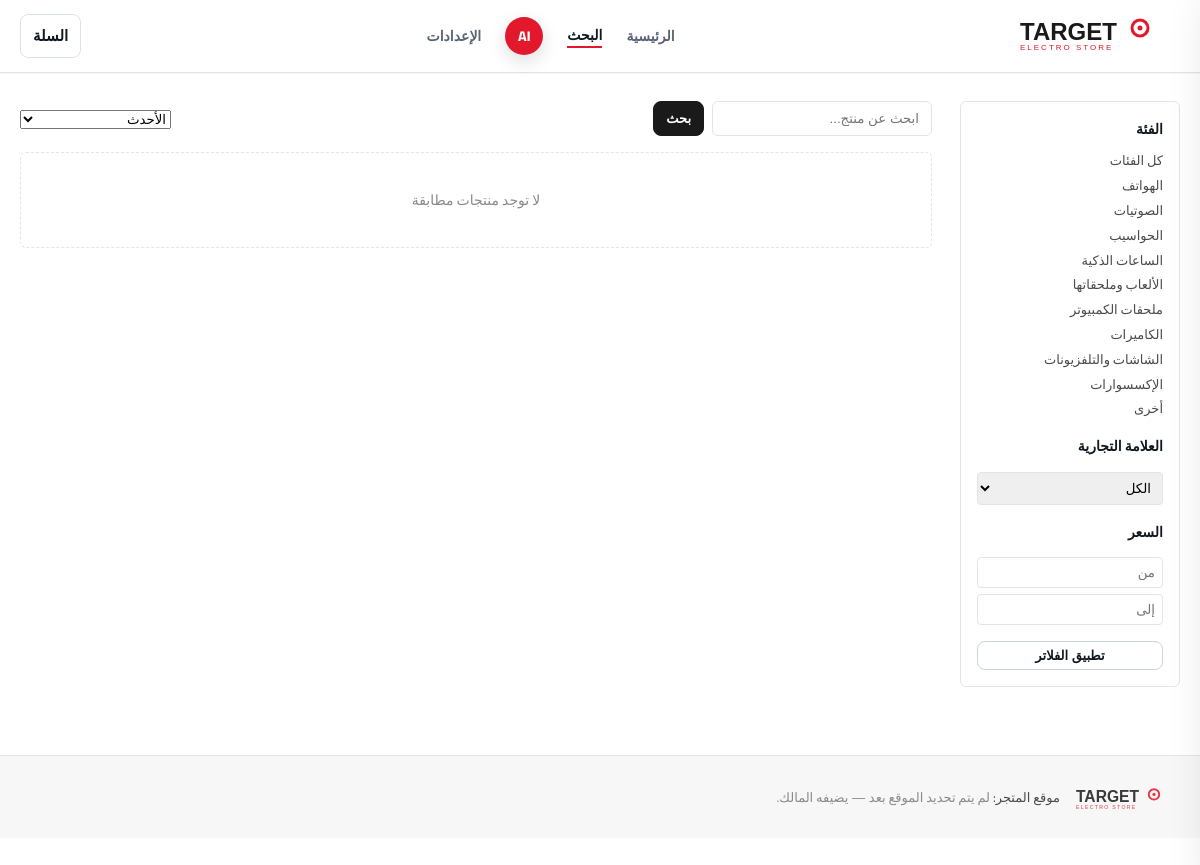
Page /products on the committed database.
### tables this page shows
CREATE TABLE category(
    id INTEGER PRIMARY KEY, name_ar TEXT NOT NULL, slug TEXT UNIQUE NOT NULL, enabled INTEGER DEFAULT 1);

### app.py (the view, shortened to what this page needs)
@app.route("/products")
def products():
    db = get_db()
    cat_slug = request.args.get("category")
    type_slug = request.args.get("type")
    brand_id = request.args.get("brand", type=int)
    min_price = request.args.get("min_price", type=int)
    max_price = request.args.get("max_price", type=int)
    sort = request.args.get("sort", "newest")
    keyword = request.args.get("q", "").strip()
    category, ptype = None, None
    sql = "SELECT product.* FROM product"
    joins = ""
    where = ["product.visible=1"]
    params = []
    if brand_id:
        where.append("product.brand_id=?")
        params.append(brand_id)
    if min_price is not None:
        where.append("product.price>=?")
        params.append(min_price)
    if max_price is not None:
        where.append("product.price<=?")
        params.append(max_price)
    if keyword:
        joins = " LEFT JOIN brand ON brand.id = product.brand_id"
        where.append("(product.name LIKE ? OR product.model LIKE ? OR brand.name LIKE ?)")
        like = f"%{keyword}%"
        params += [like, like, like]
    sql += joins + " WHERE " + " AND ".join(where)
    if sort == "price_asc":
        sql += " ORDER BY product.price ASC"
    elif sort == "price_desc":
        sql += " ORDER BY product.price DESC"
    else:
        sql += " ORDER BY product.created_at DESC"
    rows = db.execute(sql, params).fetchall()
    results = hydrate_products(db, rows)
    brands = [Brand(r) for r in db.execute("SELECT * FROM brand WHERE enabled=1 ORDER BY name").fetchall()]
    categories = all_categories(db, enabled_only=True)
    types = [ProductType(r) for r in db.execute(
        "SELECT * FROM product_type WHERE category_id=?", (category.id,)).fetchall()] if category else []
    return render_template("products.html", products=results, categories=categories,
                            brands=brands, types=types, category=category, ptype=ptype,
                            keyword=keyword, sort=sort)

### app.py (called while the page is built)
def get_db():
    if "db" not in g:
        g.db = sqlite3.connect(DB_PATH)
        g.db.row_factory = sqlite3.Row
        g.db.execute("PRAGMA foreign_keys = ON")
    return g.db

def hydrate_products(db, rows):
    return [hydrate_product(db, r) for r in rows]

def all_categories(db, enabled_only=True):
    q = "SELECT * FROM category" + (" WHERE enabled=1" if enabled_only else "")
    cats = [Category(r) for r in db.execute(q).fetchall()]
    for c in cats:
        c.product_types = [ProductType(r) for r in
                            db.execute("SELECT * FROM product_type WHERE category_id=?", (c.id,)).fetchall()]
    return cats

### templates/products.html (shortened to what this page needs)
{% extends "base.html" %}
{% block content %}
<div class="container">
  <div class="listing">
    <aside class="filters">
      <h4>الفئة</h4>
      <div class="fgroup">
        <label><a href="{{ url_for('products') }}">كل الفئات</a></label>
        {% for c in categories %}
          <label>
            <a href="{{ url_for('products', category=c.slug) }}" style="{{ 'font-weight:800;color:#1a1a1a' if category and category.id==c.id }}">
              {{ c.name_ar }}
            </a>
          </label>
        {% endfor %}
      </div>
      <form method="get">
        <h4>العلامة التجارية</h4>
        <div class="fgroup">
          <select name="brand">
            <option value="">الكل</option>
          </select>
        </div>
        <h4>السعر</h4>
        <div class="fgroup">
          <input type="number" name="min_price" placeholder="من" value="{{ request.args.get('min_price','') }}">
          <input type="number" name="max_price" placeholder="إلى" value="{{ request.args.get('max_price','') }}" style="margin-top:6px;">
        </div>
        <button type="submit" class="btn btn-outline btn-block btn-sm">تطبيق الفلاتر</button>
      </form>
    </aside>
    <div>
      <div class="listing-toolbar">
        <form method="get" style="display:flex;gap:8px;">
          <input type="text" name="q" class="search-box" placeholder="ابحث عن منتج..." value="{{ keyword }}">
          <button class="btn btn-sm" type="submit">بحث</button>
        </form>
        <form method="get">
          <select name="sort" onchange="this.form.submit()">
            <option value="newest" {{ 'selected' if sort=='newest' }}>الأحدث</option>
          </select>
        </form>
      </div>
      {% if products %}
        <div class="grid">
          {% for p in products %}{% include "_product_card.html" %}{% endfor %}
        </div>
      {% else %}
        <div class="empty-state">لا توجد منتجات مطابقة</div>
      {% endif %}
    </div>
  </div>
</div>
{% endblock %}

### static/css/style.css (style rules this page uses)
:root { --ink:#1a1a1a; --ink-soft:#4a4a4a; --muted:#8a8a8a; --line:#e4e4e4; --bg:#ffffff; --bg-soft:#f7f7f7; --red:#e2192c; --green:#1e8e3e; --amber:#b8860b; --radius:6px; }
* { box-sizing:border-box; }
html,body { margin:0;padding:0; }
body { font-family:"Cairo","Tahoma",sans-serif; background:var(--bg); color:var(--ink); line-height:1.6; padding-bottom:64px; }
a { color:inherit;text-decoration:none; }
.container { max-width:1200px;margin:0 auto;padding:0 20px; }
.empty-state { border:1px dashed var(--line);border-radius:var(--radius); padding:36px 20px;text-align:center;color:var(--muted);font-size:14px; }
.btn { display:inline-block;padding:10px 18px;border-radius:var(--radius);font-weight:700; font-size:14px;border:1px solid var(--ink);background:var(--ink);color:#fff;cursor:pointer; }
.btn-outline { background:transparent;color:var(--ink); }
.btn-block { display:block;width:100%;text-align:center; }
.btn-sm { padding:6px 12px;font-size:13px; }
.listing { display:grid;grid-template-columns:220px 1fr;gap:28px;padding:28px 0; }
.filters { border:1px solid var(--line);border-radius:var(--radius);padding:16px;align-self:start; }
.filters h4 { margin:0 0 10px;font-size:14px; }
.filters .fgroup { margin-bottom:16px; }
.filters label { display:block;font-size:13px;margin:4px 0;color:var(--ink-soft); }
.filters select,.filters input[type=number] { width:100%;padding:7px;border:1px solid var(--line);border-radius:4px;margin-top:4px; }
.listing-toolbar { display:flex;justify-content:space-between;align-items:center;margin-bottom:16px;flex-wrap:wrap;gap:10px; }
.search-box { padding:9px 12px;border:1px solid var(--line);border-radius:var(--radius);min-width:220px; }
:root { --te-ink:#101820; --te-blue:#e2192c; --te-blue-dark:#b91424; --te-surface:#f5f7fa; --te-line:#dce2ea; --te-soft:#edf2f7; }
body { background:#fff;color:var(--te-ink); }
.container { max-width:1240px; }
.btn { border-radius:8px; }
.btn-outline { background:#fff;color:var(--te-ink);border-color:#cbd3dd; }
:root { --te-red:#e2192c;--te-red-dark:#b91424; }

### rows in the picture
category: name_ar "الهواتف"
category: name_ar "الصوتيات"
category: name_ar "الحواسيب"
category: name_ar "الساعات الذكية"
category: name_ar "الألعاب وملحقاتها"
category: name_ar "ملحقات الكمبيوتر"
category: name_ar "الكاميرات"
category: name_ar "الشاشات والتلفزيونات"
category: name_ar "الإكسسوارات"
category: name_ar "أخرى"
